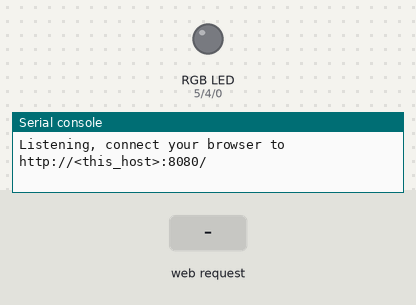
Simulated run of this program. Board: ESP8266 board running MicroPython. Shown: an RGB LED mixed from three pins (HIGH = lit), the last lines printed to the serial console. The inputs (shaded band) are chosen by the test bench. Files that are not in the repository are absent. At 7.3 s the program stops and its outputs stay as they are.

Above: at 1.2 s.
1.3 s: HTTP request GET /api received
At 2.1 s:
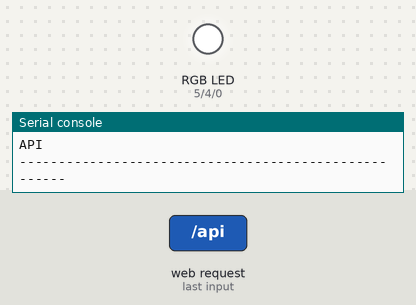
2.8 s: HTTP request GET /nipplejs.js received
4.3 s: HTTP request GET / received
5.8 s: HTTP request GET /ana0 received
7.3 s: HTTP request GET /halt received
Timing chart, 0 to 8.8 s (numbered marks = the images above; inputs shaded):
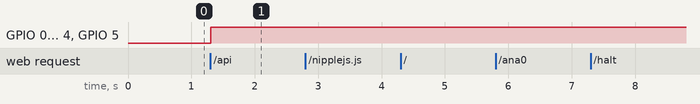

The program:

webapi_scratchx_extension_rgb.py
```python
import sys
if (sys.platform == 'esp8266'):
    import utime as time
    import usocket as socket
    import ure
    import gc
    from machine import Pin
    from machine import PWM
else:
    import time
    import socket
    import re as ure
html = """<!DOCTYPE html><html><head><title>Web Base</title></head><body><h1>Web Base - GET</h1></p></body></html>"""
ctypeDict = {}
ctypeDict[".htm"] = "text/html"
ctypeDict[".html"] = "text/html"
ctypeDict[".css"] = "text/css"
ctypeDict[".xml"] = "application/xml"
ctypeDict[".js"] = "application/javascript"
ctypeDict[".json"] = "application/json"
ctypeDict[".ico"] = "image/x-icon"
ctypeDict[".png"] = "image/png"

def parseURL(url):
    parameters = {}
    path = ure.search("(.*?)(\?|$)", url)
    while True:
        vars = ure.search("(([a-z0-9]+)=([a-z0-8.]*))&?", url)
        if vars:
            parameters[vars.group(2)] = vars.group(3)
            url = url.replace(vars.group(0), '')
        else:
            break
    return path.group(1), parameters
def buildResponse(response):
    # BUILD DE HTTP RESPONSE HEADERS
    global html
    return '''HTTP/1.0 200 OK\r\nAccess-Control-Allow-Origin: *\r\nContent-type: text/html\r\nContent-length: %d\r\n\r\n%s''' % (len(html), html)
def main():
#    print("Oii")
    s = socket.socket()
    ai = socket.getaddrinfo("0.0.0.0", 8080)
    print("Bind address info:", ai)
    addr = ai[0][-1]
    s.setsockopt(socket.SOL_SOCKET, socket.SO_REUSEADDR, 1)
    s.bind(addr)
    s.listen(5)
    print("Listening, connect your browser to http://<this_host>:8080/")
    while True:
        res = s.accept()
        client_sock = res[0]
        client_addr = res[1]
        print("Client address: {}  socket: {} ".format(client_addr, client_sock))
        client_stream = client_sock.makefile("rwb")
        #print(type(client_stream))
        print("HEAD:")
        obj = None
        objHost = None
        while True:
            request = client_stream.readline()
            #print("Resultado Requisição:  {}".format(request))
            if not obj:
                obj = ure.search("GET (.*?) HTTP\/1\.1", request.decode())
            if not objHost:
                objHost = ure.search("Host: (.*?)\r\n", request.decode())
            if (request == b"\r\n" or request == b""):
                break
        if not obj:
            html = '''HTTP/1.0 404 OK\r\nAccess-Control-Allow-Origin: *\r\n\r\n'''
            client_stream.write( html.encode())
            #print("INVALID REQUEST - GET")
        else:
            #print(" REGEX: {}  ".format(obj.group(1)))
            path, parameters = parseURL(obj.group(1))
            print("path: {}  parameters: {} ".format(path,parameters))
            if (ure.search('^\/(.+\.(css|xml|js|html|htm|json|ico|png))$', path)):
                global ctypeDict
                try:
                    if (ure.search('^\/(.+\.(css|xml|js|html|htm|json))$', path)):
                        arq_html = open(".{}".format(path)).read()
                        if (sys.platform == 'esp8266'):
                            if(path!="/nipplejs.js"):
                                arq_html = arq_html.replace("{[host]}","http://{}".format(objHost.group(1)))
                        else:
                            #arq_html = ure.sub("\{\[host\]\}","http://{}".format(objHost.group(1)),arq_html.decode())
                            arq_html = ure.sub("\{\[host\]\}","http://{}".format(objHost.group(1)),arq_html)
                        html = '''HTTP/1.0 200 OK\r\nAccess-Control-Allow-Origin: *\r\nContent-type: %s\r\nContent-length: %d\r\n\r\n%s''' % ( ctypeDict[path[path.index('.'):]],len(arq_html), arq_html)
                        client_stream.write(html.encode())
                    else:
                        f = open(".{}".format(path),"rb")
                        arq_html = f.read()
                        f.close()
                        f = None
                        html = '''HTTP/1.0 200 OK\r\nAccess-Control-Allow-Origin: *\r\nContent-type: %s\r\nContent-length: %d\r\n\r\n''' % ( ctypeDict[path[path.index('.'):]],len(arq_html))
                        client_stream.write(html.encode())
                        client_stream.write(arq_html)
                        client_stream.close()
                        arq_html = None
                        html = None
                        if (sys.platform == 'esp8266'): gc.collect()
                except Exception as e:
                    html = '''HTTP/1.0 404  Not Found\r\n\r\n<html><body><center><h3>Error 404: File not found</h3><p>ESP8266 HTTP Server</p></center></body></html>'''
                    print(e)
                    client_stream.write(html.encode())
            elif (path == "/"):
                print("Pagina inicial")
                client_stream.write( buildResponse("").encode())
            elif path.startswith("/api"):
                print("/api")
                val_r = parameters.get("r",None)
                val_g = parameters.get("g",None)
                val_b = parameters.get("b",None)
                if not val_r or not val_g or not val_b:
                    val_r = "0"
                    val_g = "0"
                    val_b = "0"
                print(" RGB: r={} g={} b={}".format(val_r,val_g,val_b))
                if (sys.platform == 'esp8266'):
                    pin_r = PWM(Pin(5))
                    pin_g = PWM(Pin(4))
                    pin_b = PWM(Pin(0))
                    pin_r.duty(int((float(255 - int(val_r)  ) / 255) * 1023))
                    pin_g.duty(int((float(255 - int(val_g)  ) / 255) * 1023))
                    pin_b.duty(int((float(255 - int(val_b)  ) / 255) * 1023))
                html = '''HTTP/1.0 200 OK\r\nAccess-Control-Allow-Origin: *\r\nContent-type: text/plain\r\nContent-length: %d\r\n\r\n%s''' % (len("12213.33"), "12213.33")
                client_stream.write( html.encode())
                print("API")
            elif path.startswith("/ana0"):
                html = '''HTTP/1.0 200 OK\r\nAccess-Control-Allow-Origin: *\r\nContent-type: text/plain\r\nContent-length: %d\r\n\r\n%s''' % (len("12213.33"), "12213.33")
                client_stream.write( html.encode())
            elif path.startswith("/halt"):
                print("rota /halt")
                client_stream.write(buildResponse("Shutting down server\n").encode())
                client_stream.close()
                client_sock.close()
                s.close()
                break
            else:
                html = '''HTTP/1.0 404  Not Found\r\n\r\n<html><body><center><h3>Error 404: File not found</h3><p>ESP8266 HTTP Server</p></center></body></html>'''
                client_stream.write( html.encode())
                print("INVALID REQUEST - GET")
        client_stream.close()
        client_sock.close()
        print("-----------------------------------------------------")
    print("Finaliza a conexão socket")
    s.close()
main()
```

Measured:
- after the input at 1.3 s, GPIO 0 (pin_b), GPIO 4 (pin_g), GPIO 5 (pin_r): LOW → HIGH at once
